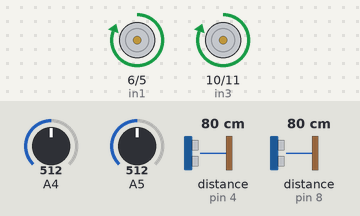
A sketch run on a simulated Arduino Uno, built with avr-gcc and run on an emulated ATmega328P. Parts: motor-driver pin pairs drawn as motors (green arrow = first pin HIGH = forward, orange = second pin HIGH = backward, longer = more drive). Wiring (inferred from the names in the program): 2 × ultrasonic range finder: trigger pin 3, echo pin 4 / trigger pin 7, echo pin 8. The inputs (shaded band) are chosen by the test bench; at power-on: distance to the obstacle (sensors on pin 4, pin 8) 80 cm, A4 = 512, A5 = 512. The echo pulse lasts 58.3 µs per cm.

Above: at 1.2 s.
1.3 s: distance to the obstacle (sensor on pin 4) set to 2 cm
At 1.8 s:
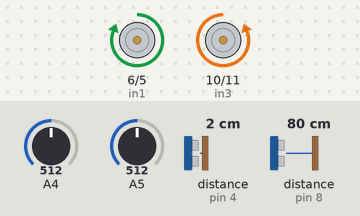
4.3 s: distance to the obstacle (sensor on pin 4) set to 120 cm
At 5.2 s:
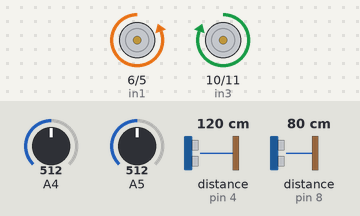
7.3 s: distance to the obstacle (sensor on pin 8) set to 2 cm
8.8 s: distance to the obstacle (sensor on pin 8) set to 18 cm
11.8 s: distance to the obstacle (sensor on pin 8) set to 4 cm
Timing chart, 0 to 14.3 s (numbered marks = the images above; inputs shaded):
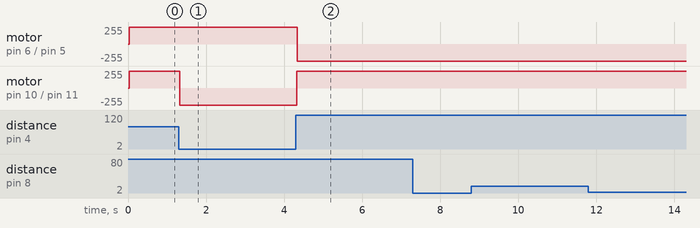

The sketch:

projektv2.ino
```cpp
#define trigOne 7
#define echoOne 8
#define trigTwo 3
#define echoTwo 4
#define irOne 13
#define irTwo 12
#define in1 6
#define in2 5
#define in3 10
#define in4 11

// abandon all hope, ye who enter

void backa()
{
  digitalWrite(in1, 0);
  digitalWrite(in2, 255);
  digitalWrite(in3, 0);
  digitalWrite(in4, 255);
}

void systemFail()
// ifall båda ir-sensorerna upptäcker färg
// backar den i 1(en) sekund och stannar sedan
// sedan börjar loopen om
{
  int savedOne;
  int savedTwo;
  backa();
  delay(150);
  savedOne = colorRead(irOne);
  savedTwo = colorRead(irTwo);
  while ((savedOne || savedTwo) != true)
  {
    backa();
  }
  delay(100);
  digitalWrite(in1, 0);
  digitalWrite(in2, 0);
  digitalWrite(in3, 0);
  digitalWrite(in4, 0);
}

long distanceRead(int x, int y)
// tar in en trigpin och en echopin
// och räknar ut avståndet från sensorn i cm
{
  int var;
  int distance;
  digitalWrite(x, LOW);
  delayMicroseconds(2);
  digitalWrite(x, HIGH);
  delayMicroseconds(8);
  digitalWrite(x, LOW);
  var = pulseIn(y, HIGH);
  distance = (var * 0.034 / 2);
  if (distance > 15)
  {
    motorControl(0);
  }
  return distance;
}

int colorRead(int x)
// tar in värden från en ir-sensor och
// jämför det med värdet efter en kort delay
// den kommer att reagera om skillnaden är för stor
{
  int val;
  int ny;
  val = analogRead(x);
  delay(5);
  ny = analogRead(x);
  if ((val - ny) > 50) // DEN SJUNDE DAGEN VILADE HAN: DEN SJÄTTE DAGEN SADE HAN; VAR E LJUSET FÖR FAN? OCH LJUSET
  {
    return true;
  }
  else
  {
    return false;
  }
}

void motorControl(int x)
// slutfunktionen som tar in 1, -1 eller 0
// som hör ihop med sväng höger, vänster eller rakt fram
// om irTwo ej upptäcker körs denna om allt annat stämmer
{
  if (x == 1)
  {
    analogWrite(in1, 255);
    analogWrite(in2, 0);
    analogWrite(in3, 0);
    analogWrite(in4, 255);
  }
  // om irOne ej upptäcker körs denna om allt annat stämmer
  else if (x == -1)
  {
    analogWrite(in1, 0);
    analogWrite(in2, 255);
    analogWrite(in3, 255);
    analogWrite(in4, 0);
  }
  // om båda IR upptäcker mark körs denna om allt annat stämmer
  else if (x == 0)
  {
    analogWrite(in1, 255);
    analogWrite(in2, 0);
    analogWrite(in3, 255);
    analogWrite(in4, 0);
  }
}

int deltaDistance(int x, int y)
// kollar om avståndet till den ena sensorn är större än det andra avståndet
// isåfall och skillnaden är större än 15cm så svänger den
{
  if (((x > y)) && ((x - y) > 5)) // ngnting om bibeln här också
  {
    motorControl(1);
  }
  else if (((x < y)) && ((y - x) > 5)) // här mä
  {
    motorControl(-1);
  }
  else
  {
    motorControl(0);
  }
}

void setup()
{
  Serial.begin(9600);
  pinMode(in1, OUTPUT);
  pinMode(in2, OUTPUT);
  pinMode(in3, OUTPUT);
  pinMode(in4, OUTPUT);
  pinMode(trigOne, OUTPUT);
  pinMode(trigTwo, OUTPUT);
  pinMode(echoOne, INPUT);
  pinMode(echoTwo, INPUT);
  pinMode(irOne, INPUT);
  pinMode(irTwo, INPUT);
}

void loop()
// kollar med ir-sensorerna först av allt
// beroende på vad de känner av så kommer
// en viss funktion med motorerna utföras
{
  delay(10);
  int distanceOne;
  int distanceTwo;
  if (colorRead(irOne) == true && colorRead(irTwo) == true)
  {
    systemFail();
  }
  else if ((colorRead(irOne) &&! colorRead(irTwo) == true))
  {
    motorControl(1);
  }
  else if ((colorRead(irTwo) &&! colorRead(irOne) == true))
  {
    motorControl(-1);
  }
  else
  {
    distanceOne = distanceRead(trigOne, echoOne);
    distanceTwo = distanceRead(trigTwo, echoTwo);
    deltaDistance(distanceOne, distanceTwo);
  }
}
```

Measured:
- after the input at 1.3 s, motor on pin 10 (in3) / pin 11 (in4): forward 255/255 → backward 255/255 at once
- after the input at 4.3 s, motor on pin 6 (in1) / pin 5 (in2): forward 255/255 → backward 255/255 at once; motor on pin 10 (in3) / pin 11 (in4): backward 255/255 → forward 255/255 at once
